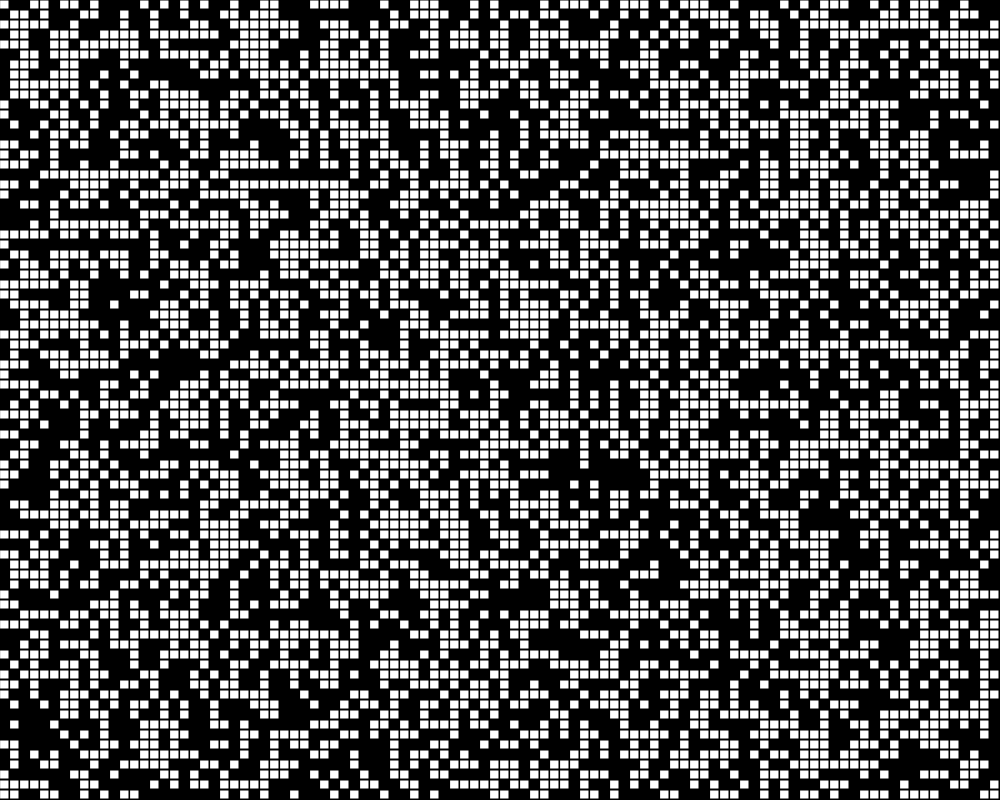
Frame 1 (no input)
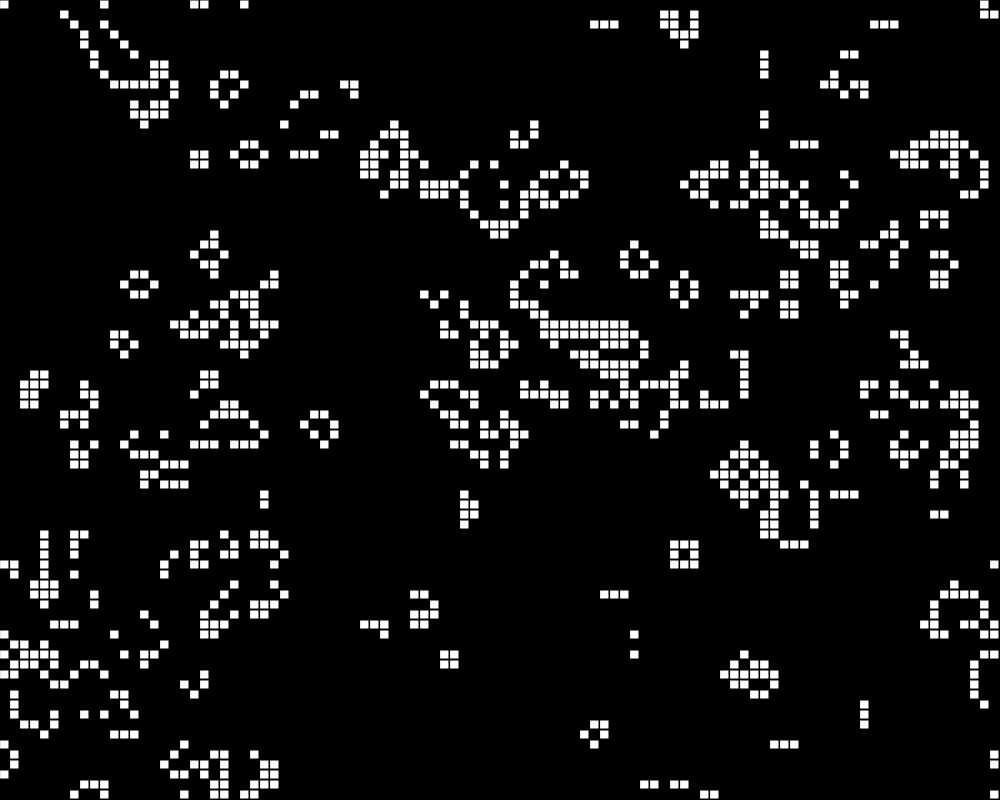
Frame 60 (no input)
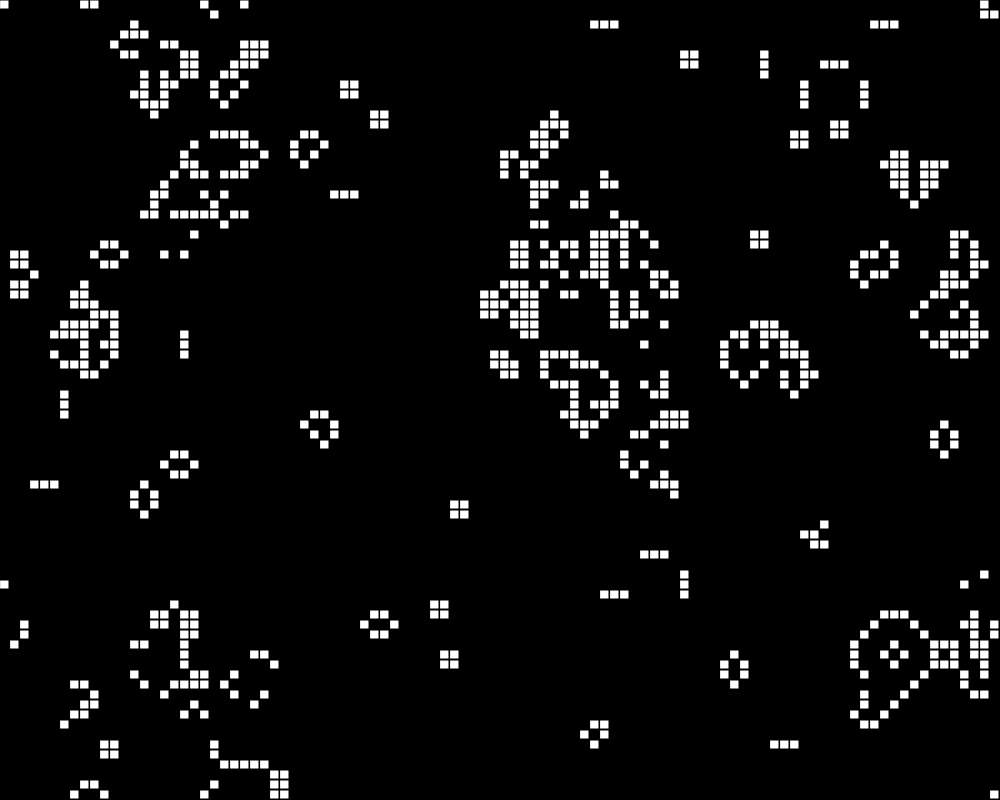
Frame 120 (the mouse pressed at the canvas centre since frame 60)

The p5.js sketch that drew these frames (run headless with seeded random() and noise() and a simulated clock; from frame 60 on, the mouse is pressed at the canvas centre):

// p5.js sketch
// ── sketch.js
function make2DArray(cols, rows) {

  let arr = new Array(cols);
  for (let i = 0; i < arr.length; i++) {
    arr[i] = new Array(rows);
  }
  return arr;
}

let grid;
let next;
let cols;
let rows;
const SCL = 10;


function setup() {
  createCanvas(1000, 800);

  cols = width / SCL;
  rows = height / SCL;
  grid = make2DArray(cols, rows);
  for (let i = 0; i < cols; i++) {
    for (let j = 0; j < rows; j++) {
      grid[i][j] = floor(random(2));
    }
  }
}

function draw() {
  background(0);
  for (let i = 0; i < cols; i++) {
    for (let j = 0; j < rows; j++) {
      let x = i * SCL;
      let y = j * SCL;
      if (grid[i][j] == 1) {
        fill(255);
        rect(x, y, SCL - 1, SCL - 1);
      }
    }
  }

  next = make2DArray(cols, rows);

  for (let i = 0; i < cols; i++) {
    for (let j = 0; j < rows; j++) {

      next[i][j] = grid[i][j];

      let cell = grid[i][j];
      let neighbors = countNeighbors(grid, i, j);

      if (cell == 0 && neighbors == 3) {
        next[i][j] = 1;
      } else if (cell = 1 && (neighbors < 2 || neighbors > 3)) {
        next[i][j] = 0;
      }
    }
  }

  grid = next;
}

function countNeighbors(grid, x, y) {
  let sum = 0;
  for (let i = -1; i < 2; i++) {
    for (let j = -1; j < 2; j++) {
      let col = (x + i + cols) % cols;
      let row = (y + j + rows) % rows;
      sum += grid[col][row];
    }
  }
  sum -= grid[x][y];
  return sum;
}
